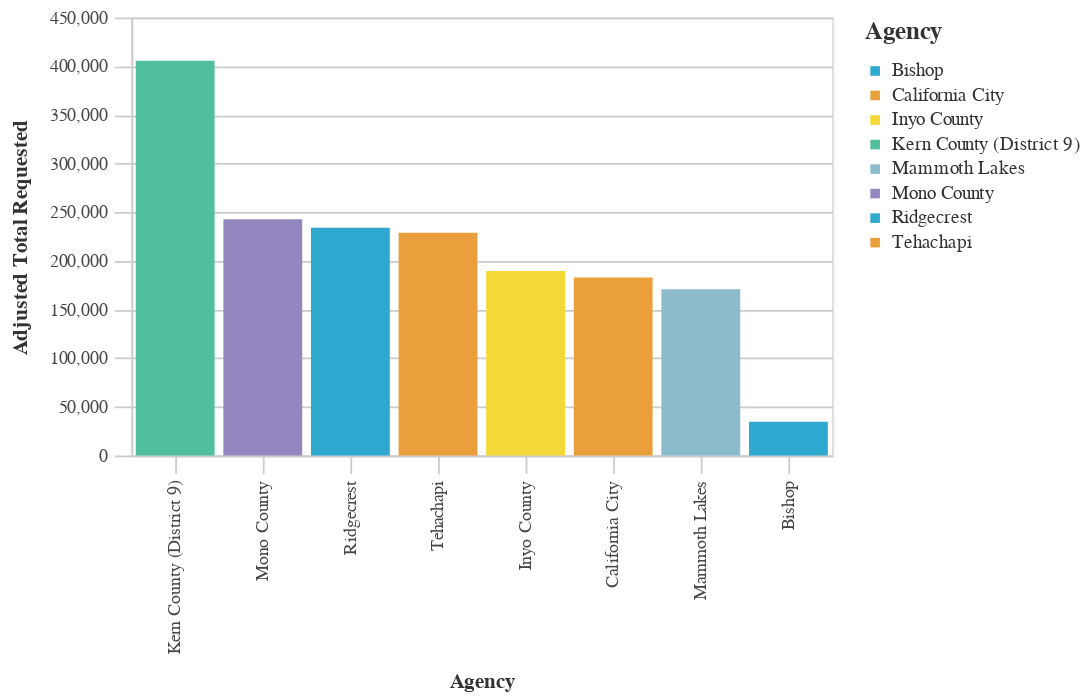

This figure's notebook cell:
### Markdown cell above
### Average Total Requested Funds by Agency ($2021)

### Code cell
#Bar chart Average Total Requested Funds by Agency
chart4=(_dla_utils_reports.basic_bar_chart_no_save((((_dla_utils_reports.calculate_data_all(df, 'adjusted_total_requested', 'primary_agency_name', aggfunc="mean"))
                          >>arrange(-_.adjusted_total_requested)).head(30)
                        ), 'primary_agency_name','adjusted_total_requested', 'primary_agency_name', district
                          
                       ))
    
display(chart4)

### Figure 1 — Vega-Lite specification as saved in the notebook (floating-point values rounded to 4 significant figures)
{"config": {"view": {"continuousWidth": 400, "continuousHeight": 300}, "axis": {"domainColor": "#cbcbcb", "grid": true, "gridColor": "#cbcbcb", "gridWidth": 1, "labelColor": "#474747", "labelFont": "Nunito Sans", "labelFontSize": 10, "labelPadding": 4, "tickColor": "#cbcbcb", "tickSize": 10, "titleColor": "#333", "titleFont": "Raleway", "titleFontSize": 12, "titlePadding": 10}, "axisBand": {"grid": false}, "background": "white", "font": "Raleway", "header": {"labelFont": "Nunito Sans", "titleFont": "Raleway"}, "legend": {"labelColor": "#333", "labelFont": "Nunito Sans", "labelFontSize": 11, "labelLimit": 0, "padding": 1, "symbolSize": 30, "symbolType": "square", "titleColor": "#333", "titleFont": "Raleway", "titleFontSize": 14, "titlePadding": 10}, "title": {"anchor": "middle", "font": "Raleway", "fontSize": 18, "fontWeight": 300, "offset": 20}}, "data": {"name": "data-aee9cd0134d431173aff29d4ecfd715e"}, "mark": "bar", "encoding": {"color": {"field": "primary_agency_name", "legend": {"symbolLimit": 10, "title": "Agency"}, "scale": {"range": ["#2EA8CE", "#EB9F3C", "#F4D837", "#51BF9D", "#8CBCCB", "#9487C0"]}, "type": "nominal"}, "tooltip": [{"field": "primary_agency_name", "type": "nominal"}, {"field": "adjusted_total_requested", "type": "quantitative"}], "x": {"field": "primary_agency_name", "sort": "-y", "title": "Agency", "type": "nominal"}, "y": {"field": "adjusted_total_requested", "title": "Adjusted Total Requested", "type": "quantitative"}}, "height": 250, "width": 400, "$schema": "https://vega.github.io/schema/vega-lite/v4.17.0.json", "datasets": {"data-aee9cd0134d431173aff29d4ecfd715e": [{"primary_agency_name": "Kern County (District 9)", "adjusted_total_requested": 405500.0}, {"primary_agency_name": "Mono County", "adjusted_total_requested": 242600.0}, {"primary_agency_name": "Ridgecrest", "adjusted_total_requested": 234000.0}, {"primary_agency_name": "Tehachapi", "adjusted_total_requested": 228900.0}, {"primary_agency_name": "Inyo County", "adjusted_total_requested": 189500.0}, {"primary_agency_name": "California City", "adjusted_total_requested": 182800.0}, {"primary_agency_name": "Mammoth Lakes", "adjusted_total_requested": 170900.0}, {"primary_agency_name": "Bishop", "adjusted_total_requested": 34700.0}]}}
